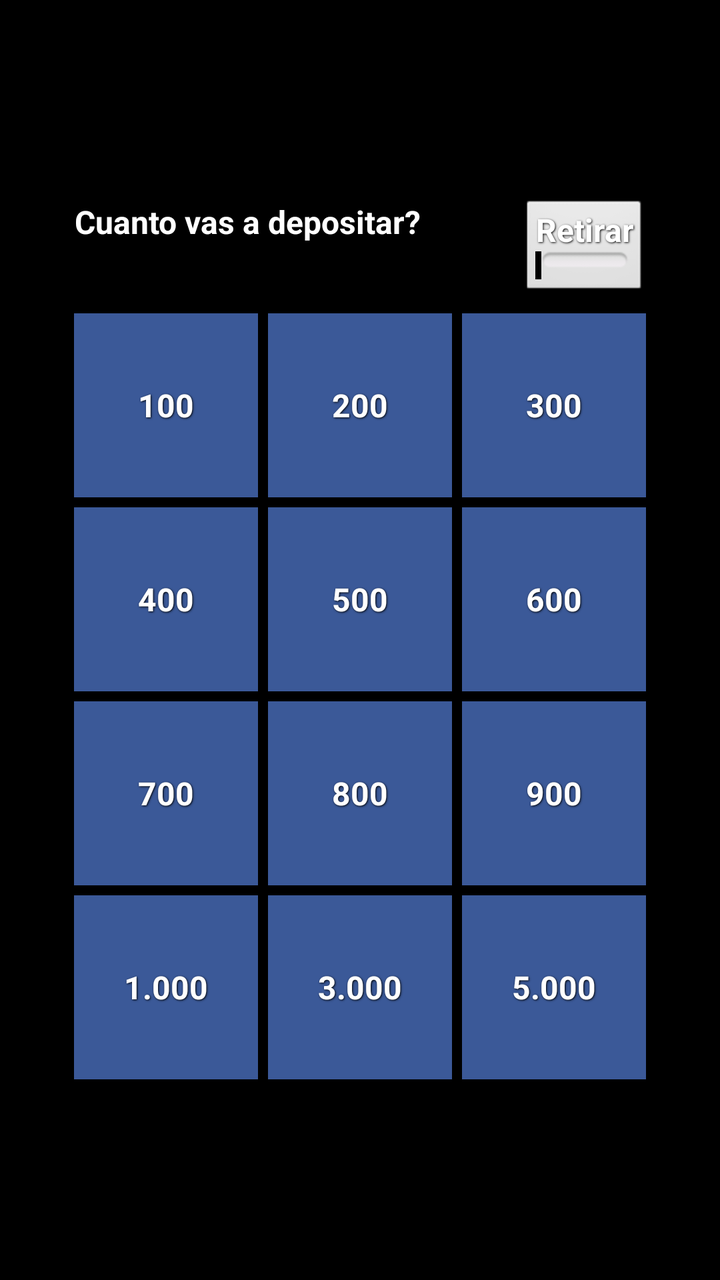
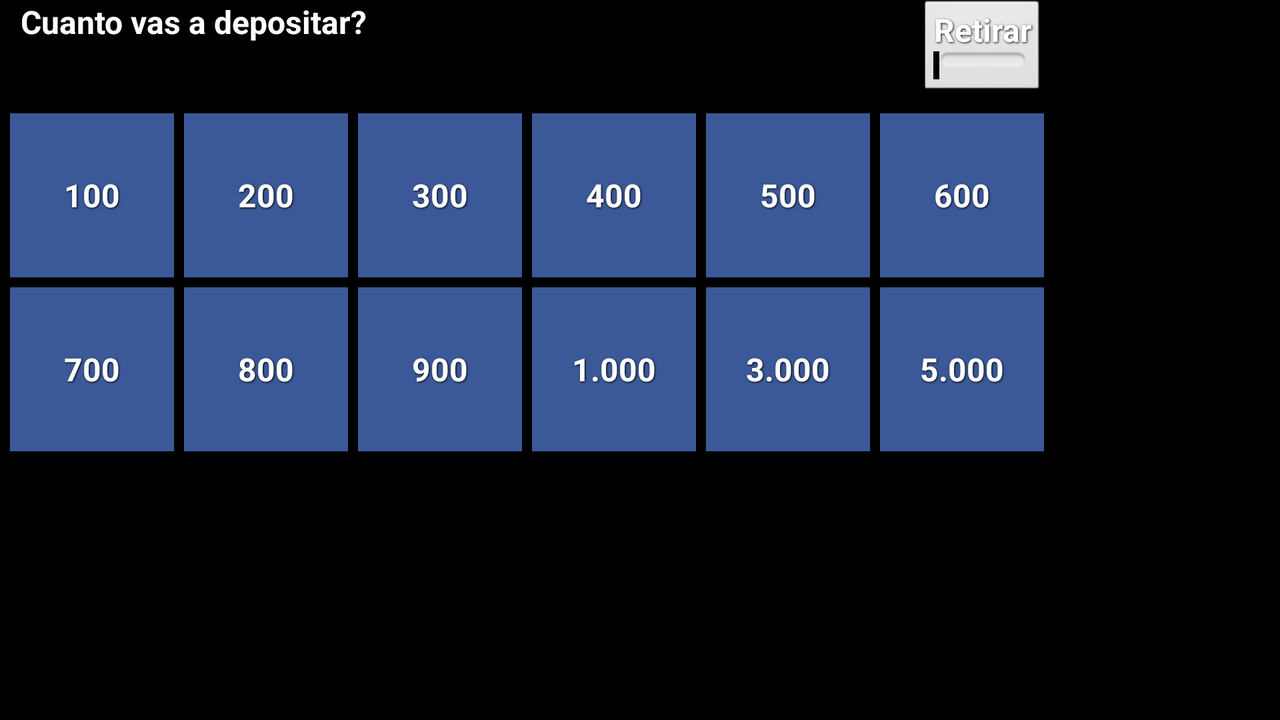

One screen, two layout resources from the same app: the default and the author's alternative for another configuration. Each is rendered where Android would select it; the XML of both is given below.
<!-- AndroidManifest.xml: application theme AppTheme -->
<!-- res/layout/activity_main.xml -->
<RelativeLayout xmlns:android="http://schemas.android.com/apk/res/android"
    xmlns:tools="http://schemas.android.com/tools"
    android:layout_width="fill_parent"
    android:layout_height="match_parent"
    android:layout_margin="0dp"
    android:layout_weight="1.0"
    android:background="@color/negro"
    android:gravity="center"
    tools:context=".MainActivity" >

 <TextView
        android:id="@+id/textView1"
        android:layout_gravity="top"
        android:layout_width="wrap_content"
        android:layout_height="wrap_content"
        android:layout_marginBottom="30dp"
        android:textColor="@color/blancoReal"
        style="@style/ButtonText"
        android:text="@string/preguntaDepositar" />
   
             <Button
                 android:id="@+id/uno"                 
        		 style="@style/ButtonText"
                 android:layout_width="@dimen/buttonWidth"
                 android:layout_height="@dimen/buttonHeight"
                 android:layout_below="@+id/textView1"
                 android:layout_marginRight="@dimen/margenRight"
                 android:layout_marginTop="@dimen/margenTop"
                 android:onClick="OnClick"
                 android:background="@drawable/buttonsdrawable"
                 android:textColor="@color/blancoReal"
                 android:tag="@string/uno"
                 android:text="@string/uno" />

             <Button
                 android:id="@+id/dos"
                 android:layout_width="@dimen/buttonWidth"
                 android:layout_height="@dimen/buttonHeight"
                 android:layout_below="@+id/textView1"
                 android:layout_marginRight="@dimen/margenRight"
                 android:layout_marginTop="@dimen/margenTop"
                 android:layout_toRightOf="@+id/uno"
                 android:onClick="OnClick"
                 android:textColor="@color/blancoReal"
                 android:background="@drawable/buttonsdrawable"
                 android:tag="@string/dos"
                 style="@style/ButtonText"
                 android:text="@string/dos" />
             
             <Button
                 android:id="@+id/tres"
                 android:layout_width="@dimen/buttonWidth"
                 android:layout_height="@dimen/buttonHeight"
                 android:layout_toRightOf="@+id/dos"
                 android:layout_marginTop="@dimen/margenTop"                 
                 android:layout_below="@+id/textView1"
                 android:tag="@string/tres"
                 android:textColor="@color/blancoReal"
                 android:onClick="OnClick"
                 style="@style/ButtonText"
                 android:background="@drawable/buttonsdrawable"
                 android:text="@string/tres" />



              <Button
                 android:id="@+id/cuatro"
                 android:layout_width="@dimen/buttonWidth"
                 android:layout_height="@dimen/buttonHeight"
                 android:layout_below="@+id/uno"
                 android:layout_marginRight="@dimen/margenRight"
                 android:layout_marginTop="@dimen/margenTop"
                 android:tag="@string/cuatro"
                 android:onClick="OnClick"
                 android:textColor="@color/blancoReal"
                 style="@style/ButtonText"
                 android:background="@drawable/buttonsdrawable"
                 android:text="@string/cuatro" />
              
              <Button
                 android:id="@+id/cinco"
                 android:layout_width="@dimen/buttonWidth"
                 android:layout_height="@dimen/buttonHeight"
                 android:layout_below="@+id/dos"
                 android:layout_toRightOf="@+id/cuatro"
                 android:layout_marginRight="@dimen/margenRight"
                 style="@style/ButtonText"
                 android:layout_marginTop="@dimen/margenTop"
                 android:tag="@string/cinco"
                 android:textColor="@color/blancoReal"
                 android:onClick="OnClick"
                 android:background="@drawable/buttonsdrawable"
                 android:text="@string/cinco" />

             <Button
                 android:id="@+id/seis"
                 android:layout_width="@dimen/buttonWidth"
                 android:layout_height="@dimen/buttonHeight"
                 android:layout_marginTop="@dimen/margenTop"
                 android:layout_below="@+id/tres"
                 android:layout_toRightOf="@+id/cinco"
                 android:textColor="@color/blancoReal"
                 style="@style/ButtonText"
                 android:tag="@string/seis"
                 android:background="@drawable/buttonsdrawable"
                 android:onClick="OnClick"
                 android:text="@string/seis" />
        
             
             <Button
                 android:id="@+id/siete"
                 android:layout_width="@dimen/buttonWidth"
                 android:layout_height="@dimen/buttonHeight"
                 android:layout_marginTop="@dimen/margenTop"
                 android:layout_below="@+id/cuatro"
                  android:layout_marginRight="@dimen/margenRight"
                  android:tag="@string/siete"
                  style="@style/ButtonText"
                  android:textColor="@color/blancoReal"
                  android:onClick="OnClick"
                  android:background="@drawable/buttonsdrawable"
                 android:text="@string/siete" />

			<Button
                 android:id="@+id/ocho"
                 android:layout_width="@dimen/buttonWidth"
                 android:layout_height="@dimen/buttonHeight"
                 android:layout_marginTop="@dimen/margenTop"
                 android:textColor="@color/blancoReal"
                 android:layout_below="@+id/cinco"
                 style="@style/ButtonText"
                 android:layout_toRightOf="@+id/siete"
                 android:tag="@string/ocho"
                 android:onClick="OnClick"
                 android:background="@drawable/buttonsdrawable"
                 android:layout_marginRight="@dimen/margenRight"
                 android:text="@string/ocho" />

             
             <Button
                 android:id="@+id/nueve"
                 android:layout_width="@dimen/buttonWidth"
                 android:layout_height="@dimen/buttonHeight"
                 android:layout_marginTop="@dimen/margenTop"
                 android:textColor="@color/blancoReal"
                 android:layout_below="@+id/seis"
                 style="@style/ButtonText"
                 android:layout_toRightOf="@+id/ocho"
                 android:tag="@string/nueve"
                 android:onClick="OnClick"
                 android:background="@drawable/buttonsdrawable"
                 android:text="@string/nueve" />

             <Button
                 android:id="@+id/diez"
                 android:layout_width="@dimen/buttonWidth"
                 android:layout_height="@dimen/buttonHeight"
                 android:layout_marginTop="@dimen/margenTop"
                 android:layout_below="@+id/siete"
                 android:tag="1000"
                 android:textColor="@color/blancoReal"
                 style="@style/ButtonText"
                 android:onClick="OnClick"
                 android:background="@drawable/buttonsdrawable"
                 android:layout_marginRight="@dimen/margenRight"
                 android:text="@string/mil" />
             
             <Button
                 android:id="@+id/quince"
                 android:layout_width="@dimen/buttonWidth"
                 android:layout_height="@dimen/buttonHeight"
                 android:layout_marginRight="@dimen/margenRight"
                 android:layout_marginTop="@dimen/margenTop"
                 android:layout_below="@+id/ocho"
                 android:textColor="@color/blancoReal"
                 android:layout_toRightOf="@+id/diez"
                 style="@style/ButtonText"
                 android:tag="3000"
                 android:onClick="OnClick"
                 android:background="@drawable/buttonsdrawable"
                 android:text="@string/tresmil" />

			<Button
                 android:id="@+id/veinte"
                 android:layout_width="@dimen/buttonWidth"
                 android:layout_height="@dimen/buttonHeight"
                 android:layout_marginTop="@dimen/margenTop"
                 android:textColor="@color/blancoReal"
                 android:layout_below="@+id/nueve"
                 style="@style/ButtonText"
                 android:tag="5000"
                 android:onClick="OnClick"
                 android:background="@drawable/buttonsdrawable"
                 android:layout_toRightOf="@+id/quince"
                 android:text="@string/cincomil" />

			<ToggleButton
			    android:id="@+id/toggleButton"
			    android:layout_width="wrap_content"
			    android:layout_height="wrap_content"
			    style="@style/ButtonText"
			    android:layout_alignRight="@+id/tres"
			    android:layout_alignTop="@+id/textView1"
			    android:textOff="@string/ToggleDescontar"
			    android:textOn="@string/ToggleDepositar"
			    android:textColor="@color/blancoReal"
			    android:onClick="ToggleChanged" />

</RelativeLayout>
<!-- resources referenced by this layout -->
<resources>
  <color name="blancoReal">#FFFFFF</color>
  <color name="negro">#000000</color>
  <dimen name="buttonHeight">92dp</dimen>
  <dimen name="buttonWidth">92dp</dimen>
  <dimen name="margenRight">5dp</dimen>
  <dimen name="margenTop">5dp</dimen>
  <!-- drawable buttonsdrawable (drawable-hdpi) -->
  <?xml version="1.0" encoding="utf-8"?>
  <selector
      xmlns:android="http://schemas.android.com/apk/res/android">
  
  	<item android:state_pressed="true" >
          <shape>
              <solid
                  android:color="#4F669A" />
              <padding
                  android:left="10dp"
                  android:top="10dp"
                  android:right="10dp"
                  android:bottom="10dp" />
          </shape>
      </item>
      <item>
          <shape>
              <gradient
                  android:startColor="#3b5998"
                  android:endColor="#3b5998"
                  android:angle="270" />
              <padding
                  android:left="10dp"
                  android:top="10dp"
                  android:right="10dp"
                  android:bottom="10dp" />
          </shape>
      </item>
  </selector>
  <string name="ToggleDepositar">Depositar</string>
  <string name="ToggleDescontar">Retirar</string>
  <string name="cinco">500</string>
  <string name="cincomil">5.000</string>
  <string name="cuatro">400</string>
  <string name="dos">200</string>
  <string name="mil">1.000</string>
  <string name="nueve">900</string>
  <string name="ocho">800</string>
  <string name="preguntaDepositar">Cuanto vas a depositar?</string>
  <string name="seis">600</string>
  <string name="siete">700</string>
  <string name="tres">300</string>
  <string name="tresmil">3.000</string>
  <string name="uno">100</string>
  <style name="ButtonText">    
      <item name="android:textColor">#ffffff</item>
      <item name="android:gravity">center</item>    
      <item name="android:textSize">16sp</item>
      <item name="android:textStyle">bold</item>
      <item name="android:shadowColor">#000000</item>
      <item name="android:shadowDx">1</item>
      <item name="android:shadowDy">1</item>
      <item name="android:shadowRadius">2</item>
  </style>
  <style name="AppTheme" parent="AppBaseTheme">
          
      </style>
  <style name="AppBaseTheme" parent="android:Theme.Light">
          
      </style>
</resources>
<!-- res/layout-land/activity_main.xml (the author's variant of the layout above) -->
<!-- drawn on the phone turned sideways -->
<RelativeLayout xmlns:android="http://schemas.android.com/apk/res/android"
    xmlns:tools="http://schemas.android.com/tools"
    android:layout_width="fill_parent"
    android:layout_height="match_parent"
    android:layout_margin="0dp"
    android:layout_weight="1.0"
    android:background="@color/negro"
    tools:context=".MainActivity" >

 <TextView
        android:id="@+id/textView1"
        android:layout_gravity="top"
        android:layout_width="wrap_content"
        android:layout_height="wrap_content"
        android:layout_marginBottom="30dp"
    	android:layout_marginLeft="10dp"    
        style="@style/ButtonText"
        android:text="@string/preguntaDepositar" />
   
             <Button
                 android:id="@+id/uno"
                 android:layout_width="@dimen/buttonWidthLandscape"
                 android:layout_height="@dimen/buttonWidthLandscape"
                 android:layout_below="@+id/textView1"
                 android:layout_marginRight="@dimen/margenRight"
    			 android:layout_marginLeft="5dp"
                 android:layout_marginTop="@dimen/margenTop"    
        		 style="@style/ButtonText"
                 android:onClick="OnClick"
                 android:background="@drawable/buttonsdrawable"
                 android:tag="@string/uno"
                 android:textColor="@color/blancoReal"
                 android:text="@string/uno" />

             <Button
                 android:id="@+id/dos"
                 android:layout_width="@dimen/buttonWidthLandscape"
                 android:layout_height="@dimen/buttonWidthLandscape"
                 android:layout_below="@+id/textView1"
                 android:layout_marginRight="@dimen/margenRight"
                 android:layout_marginTop="@dimen/margenTop"
                 android:layout_toRightOf="@+id/uno"
                 android:onClick="OnClick"    
        		 style="@style/ButtonText"
                 android:background="@drawable/buttonsdrawable"
                 android:tag="@string/dos"
                 android:textColor="@color/blancoReal"
                 android:text="@string/dos" />
             
             <Button
                 android:id="@+id/tres"
                 android:layout_width="@dimen/buttonWidthLandscape"
                 android:layout_height="@dimen/buttonWidthLandscape"                 
                 android:layout_marginRight="@dimen/margenRight"
                 android:layout_toRightOf="@+id/dos"
                 android:layout_marginTop="@dimen/margenTop"                 
                 android:layout_below="@+id/textView1"
                 android:tag="@string/tres"    
        		 style="@style/ButtonText"
                 android:background="@drawable/buttonsdrawable"
                 android:onClick="OnClick"
                 android:textColor="@color/blancoReal"
                 android:text="@string/tres" />



              <Button
                 android:id="@+id/cuatro"
                 android:layout_width="@dimen/buttonWidthLandscape"
                 android:layout_height="@dimen/buttonWidthLandscape"
                 android:layout_marginRight="@dimen/margenRight"
                 android:layout_marginTop="@dimen/margenTop"                 
                 android:layout_toRightOf="@+id/tres"
                 android:layout_alignBottom="@+id/tres"
                 android:tag="@string/cuatro"    
        		 style="@style/ButtonText"
                 android:background="@drawable/buttonsdrawable"
                 android:onClick="OnClick"
                 android:textColor="@color/blancoReal"
                 android:text="@string/cuatro" />
              
              <Button
                 android:id="@+id/cinco"
                 android:layout_width="@dimen/buttonWidthLandscape"
                 android:layout_height="@dimen/buttonWidthLandscape"
                 android:layout_toRightOf="@+id/cuatro"                 
                 android:layout_alignBottom="@+id/cuatro"
                 android:layout_marginRight="@dimen/margenRight"
                 android:layout_marginTop="@dimen/margenTop"
                 android:tag="@string/cinco"    
        		 style="@style/ButtonText"
                 android:background="@drawable/buttonsdrawable"
                 android:onClick="OnClick"
                 android:textColor="@color/blancoReal"
                 android:text="@string/cinco" />

             <Button
                 android:id="@+id/seis"
                 android:layout_width="@dimen/buttonWidthLandscape"
                 android:layout_height="@dimen/buttonWidthLandscape"
                 android:layout_marginTop="@dimen/margenTop"
                 android:layout_toRightOf="@+id/cinco"                
                 android:layout_alignBottom="@+id/cinco"
                 android:tag="@string/seis"    
        		 style="@style/ButtonText"
                 android:background="@drawable/buttonsdrawable"
                 android:onClick="OnClick"
                 android:textColor="@color/blancoReal"
                 android:text="@string/seis" />
        
             
             <Button
                 android:id="@+id/siete"
                 android:layout_width="@dimen/buttonWidthLandscape"
                 android:layout_height="@dimen/buttonWidthLandscape"
                 android:layout_marginTop="@dimen/margenTop"
                 android:layout_below="@+id/cuatro"
    			 android:layout_marginLeft="5dp"
                 android:layout_marginRight="@dimen/margenRight"
                 android:tag="@string/siete"    
        		 style="@style/ButtonText"
                 android:background="@drawable/buttonsdrawable"
                 android:onClick="OnClick"
                 android:textColor="@color/blancoReal"
                 android:text="@string/siete" />

			<Button
                 android:id="@+id/ocho"
                 android:layout_width="@dimen/buttonWidthLandscape"
                 android:layout_height="@dimen/buttonWidthLandscape"
                 android:layout_marginTop="@dimen/margenTop"
                 android:layout_below="@+id/cinco"
                 android:layout_toRightOf="@+id/siete"
                 android:tag="@string/ocho"    
        		 style="@style/ButtonText"
                 android:background="@drawable/buttonsdrawable"
                 android:onClick="OnClick"
                 android:layout_marginRight="@dimen/margenRight"
                 android:textColor="@color/blancoReal"
                 android:text="@string/ocho" />

             
             <Button
                 android:id="@+id/nueve"
                 android:layout_width="@dimen/buttonWidthLandscape"
                 android:layout_height="@dimen/buttonWidthLandscape"
                 android:layout_marginTop="@dimen/margenTop"
                 android:layout_marginRight="@dimen/margenRight"
                 android:layout_below="@+id/seis"
                 android:layout_toRightOf="@+id/ocho"
                 android:tag="@string/nueve"    
        		 style="@style/ButtonText"
                 android:background="@drawable/buttonsdrawable"
                 android:onClick="OnClick"
                 android:textColor="@color/blancoReal"
                 android:text="@string/nueve" />

             <Button
                 android:id="@+id/diez"
                 android:layout_width="@dimen/buttonWidthLandscape"
                 android:layout_height="@dimen/buttonWidthLandscape"
                 android:layout_marginTop="@dimen/margenTop"
                 android:layout_toRightOf="@+id/nueve"
                 android:layout_alignBottom="@+id/nueve"
                 android:tag="1000"    
        		 style="@style/ButtonText"
                 android:background="@drawable/buttonsdrawable"
                 android:onClick="OnClick"
                 android:layout_marginRight="@dimen/margenRight"
                 android:textColor="@color/blancoReal"
                 android:text="@string/mil" />
             
             <Button
                 android:id="@+id/quince"
                 android:layout_width="@dimen/buttonWidthLandscape"
                 android:layout_height="@dimen/buttonWidthLandscape"
                 android:layout_marginRight="@dimen/margenRight"
                 android:layout_marginTop="@dimen/margenTop"
                 android:layout_toRightOf="@+id/diez"
                 android:layout_alignBottom="@+id/diez"
                 android:tag="3000"    
        		 style="@style/ButtonText"
                 android:background="@drawable/buttonsdrawable"
                 android:onClick="OnClick"
                 android:textColor="@color/blancoReal"
                 android:text="@string/tresmil" />

			<Button
                 android:id="@+id/veinte"
                 android:layout_width="@dimen/buttonWidthLandscape"
                 android:layout_height="@dimen/buttonWidthLandscape"
                 android:layout_marginTop="@dimen/margenTop"
                 android:layout_toRightOf="@+id/quince"
                 android:layout_alignBottom="@+id/quince"
                 android:tag="5000"    
        		 style="@style/ButtonText"
                 android:background="@drawable/buttonsdrawable"
                 android:onClick="OnClick"
                 android:textColor="@color/blancoReal"
                 android:text="@string/cincomil" />

			<ToggleButton
			    android:id="@+id/toggleButton"
			    android:layout_width="wrap_content"
			    android:layout_height="wrap_content"
			    android:layout_alignRight="@+id/seis"
			    android:layout_alignTop="@+id/textView1"    
        		style="@style/ButtonText"
			    android:textOff="@string/ToggleDescontar"
			    android:textOn="@string/ToggleDepositar"	    
			    android:onClick="ToggleChanged" />

</RelativeLayout>
<!-- resources referenced by the variant -->
<!-- as the phone turned sideways resolves them -->
<resources>
  <color name="blancoReal">#FFFFFF</color>
  <color name="negro">#000000</color>
  <dimen name="buttonWidthLandscape">82dp</dimen>
  <dimen name="margenRight">5dp</dimen>
  <dimen name="margenTop">5dp</dimen>
  <!-- drawable buttonsdrawable (drawable-hdpi) -->
  <?xml version="1.0" encoding="utf-8"?>
  <selector
      xmlns:android="http://schemas.android.com/apk/res/android">
  
  	<item android:state_pressed="true" >
          <shape>
              <solid
                  android:color="#4F669A" />
              <padding
                  android:left="10dp"
                  android:top="10dp"
                  android:right="10dp"
                  android:bottom="10dp" />
          </shape>
      </item>
      <item>
          <shape>
              <gradient
                  android:startColor="#3b5998"
                  android:endColor="#3b5998"
                  android:angle="270" />
              <padding
                  android:left="10dp"
                  android:top="10dp"
                  android:right="10dp"
                  android:bottom="10dp" />
          </shape>
      </item>
  </selector>
  <string name="ToggleDepositar">Depositar</string>
  <string name="ToggleDescontar">Retirar</string>
  <string name="cinco">500</string>
  <string name="cincomil">5.000</string>
  <string name="cuatro">400</string>
  <string name="dos">200</string>
  <string name="mil">1.000</string>
  <string name="nueve">900</string>
  <string name="ocho">800</string>
  <string name="preguntaDepositar">Cuanto vas a depositar?</string>
  <string name="seis">600</string>
  <string name="siete">700</string>
  <string name="tres">300</string>
  <string name="tresmil">3.000</string>
  <string name="uno">100</string>
  <style name="ButtonText">    
      <item name="android:textColor">#ffffff</item>
      <item name="android:gravity">center</item>    
      <item name="android:textSize">16sp</item>
      <item name="android:textStyle">bold</item>
      <item name="android:shadowColor">#000000</item>
      <item name="android:shadowDx">1</item>
      <item name="android:shadowDy">1</item>
      <item name="android:shadowRadius">2</item>
  </style>
  <style name="AppTheme" parent="AppBaseTheme">
          
      </style>
  <style name="AppBaseTheme" parent="android:Theme.Light">
          
      </style>
</resources>
